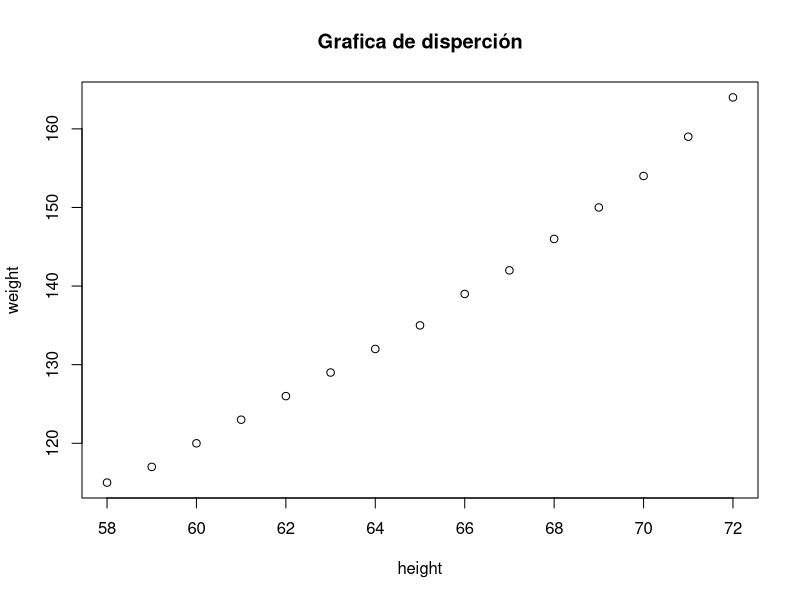
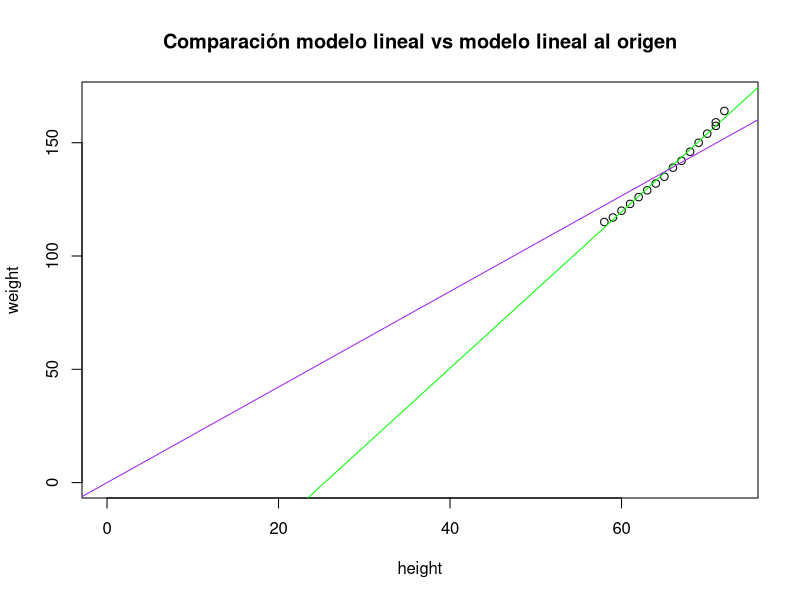
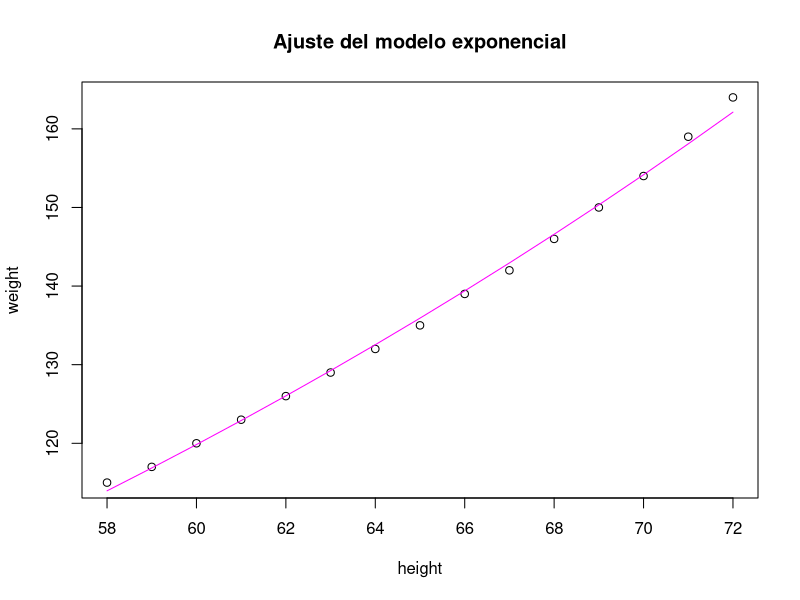

The R source for these figures, in order: (Note: this script raises an error after producing the figures.)
# Analisis de regresión lineal simple

data(women)
plot(women, main = "Grafica de disperción")
# y = weight, x = height

# Revisando modelo lineal
rl <- lm(women$weight ~ women$height) # lm es "lineal model"
# el modelo de recta estimado: peso estimado = 3.45, altura = -87.52
anova(rl) # tabla
# Ho: betha 1 = 0, la regresión lineal no es significativa
# Ha: betha 1 <> 0, la regresión lineal es significativa

# Por P-valor rechazamos Ho si
# P-valor = 1.091e-14 < alpha = 0.05
# Por lo tanto, R.Ho
# En conclusión, el modelo es significativo con 95% de confianza

# Revisando intervalos
confint(rl)
# Sin evidencia
# NOTA. Si el inervalo pasa por el cero, esto indica que hay regresión lineal
# al origen
# NOTA. Alpha grande = intervalo grande, alpha pequeño = intervalo pequeño

# Si hubiera regresión lineal al origen
rlo <- lm(women$weight ~ 0 + women$height)

# Revisando ajuste 
summary(rl)
summary(rl)$adj.r.squared
# R^2 ajustado = 0.9903
summary(rl)$sigma

# Gráfica base con linea de tendencia
plot(women, main = "Comparación modelo lineal vs modelo lineal al origen",
     xlim = c(0,73), ylim = c(0,170))
abline(rl, col = "green")   # linea de regresion lineal
abline(rlo, col = "purple") # linea de regresión lineal al origen
fitted.values(rl)
points(women$height[14],157.4333) # Pinta un punto
residuals(rl) # errores

# Revisando modelo exponencial
# y gorro = (betha sub cero)[e^ (betha sub 1)(x)]
# transformando
y. <- log(women$weight)
rla <- lm(y. ~ women$height)  # regresión lineal asociada
anova(rla) # tabla
summary(rla)
# R^2 ajustado = 0.9976
# modelo lineal asociado y. estimada = 3.27 + 0.025x
B0 <- exp(coefficients(rla)[1])
# y gorro = 26.44 e^ 0.025x Modelo exponencial
fitted.values(rla) # valores estimados, y gorro
y.est.exp <- B0*exp(coefficients(rla)[2]*women$height)

# Graficando modelo exponencial
plot(women, main = "Ajuste del modelo exponencial")
lines(women$height,y.est.exp, col = "magenta")

# Revisando modelo cuadrático
rc <- lm(women$weight ~ poly(women$height, degree = 2))
anovac(rc)
sumarry(rc)
# P-valor = 2.2e^-16
# Comparación modelo exponencial vs modelo cuadrático
plot(women, main = "Comparación modelo exponencial vs modelo cuadrático")
lines(women$height,y.est.exp, col = "magenta")
lines(women$height, fitted.values(rc), col = "blue")
# legend(Posición, c(titulos), c(colores), tipo de linea)
# Posición : bottomright, bottom, bottomleft, left, topleft, top, topright, right, center
# Tipo de linea: lty <- linea, pch <- punto
legend("bottomright",c("Modelo exponencial","Modelo cuadrático"),
       col = c("magenta","blue"), lty = 1)